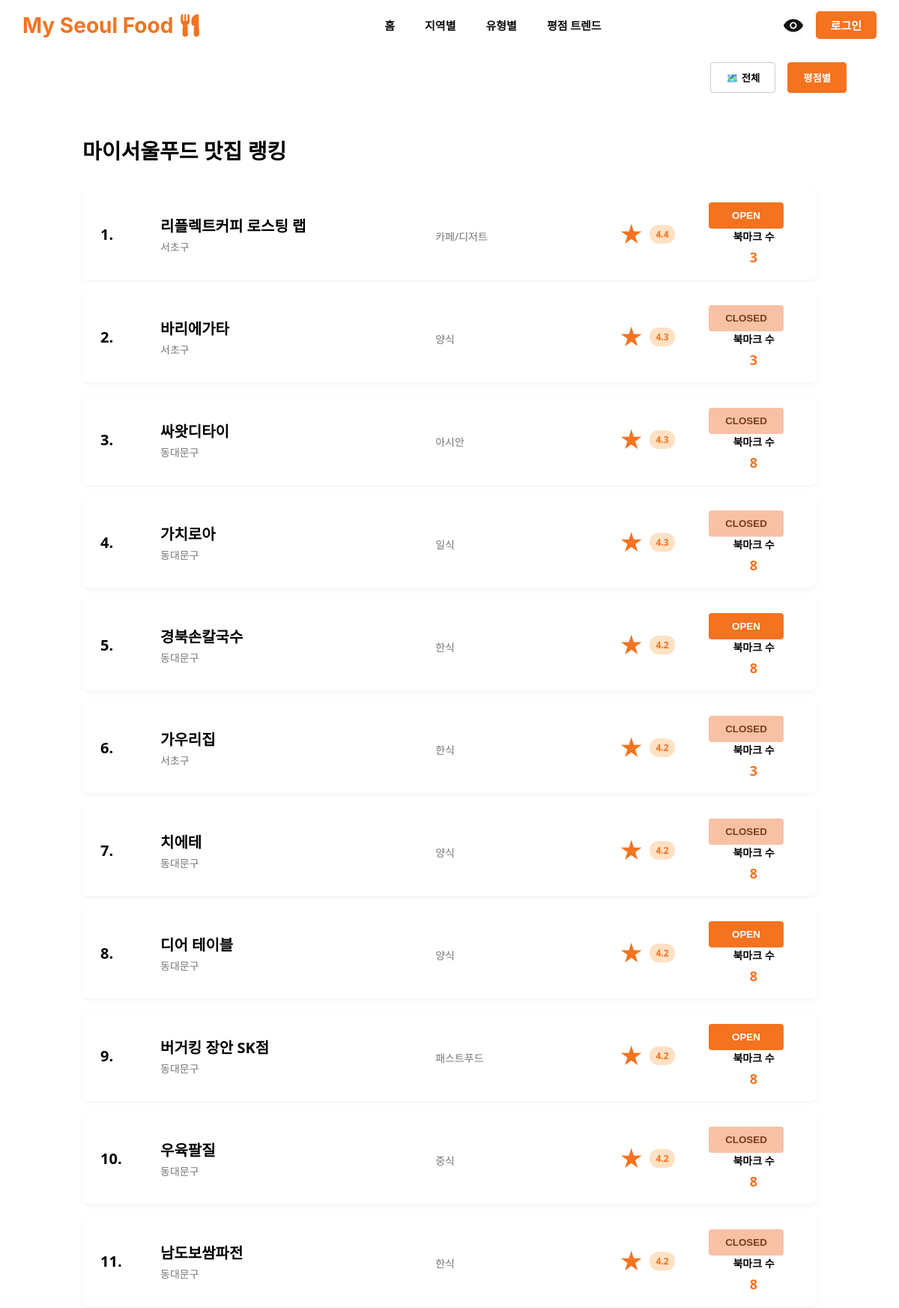
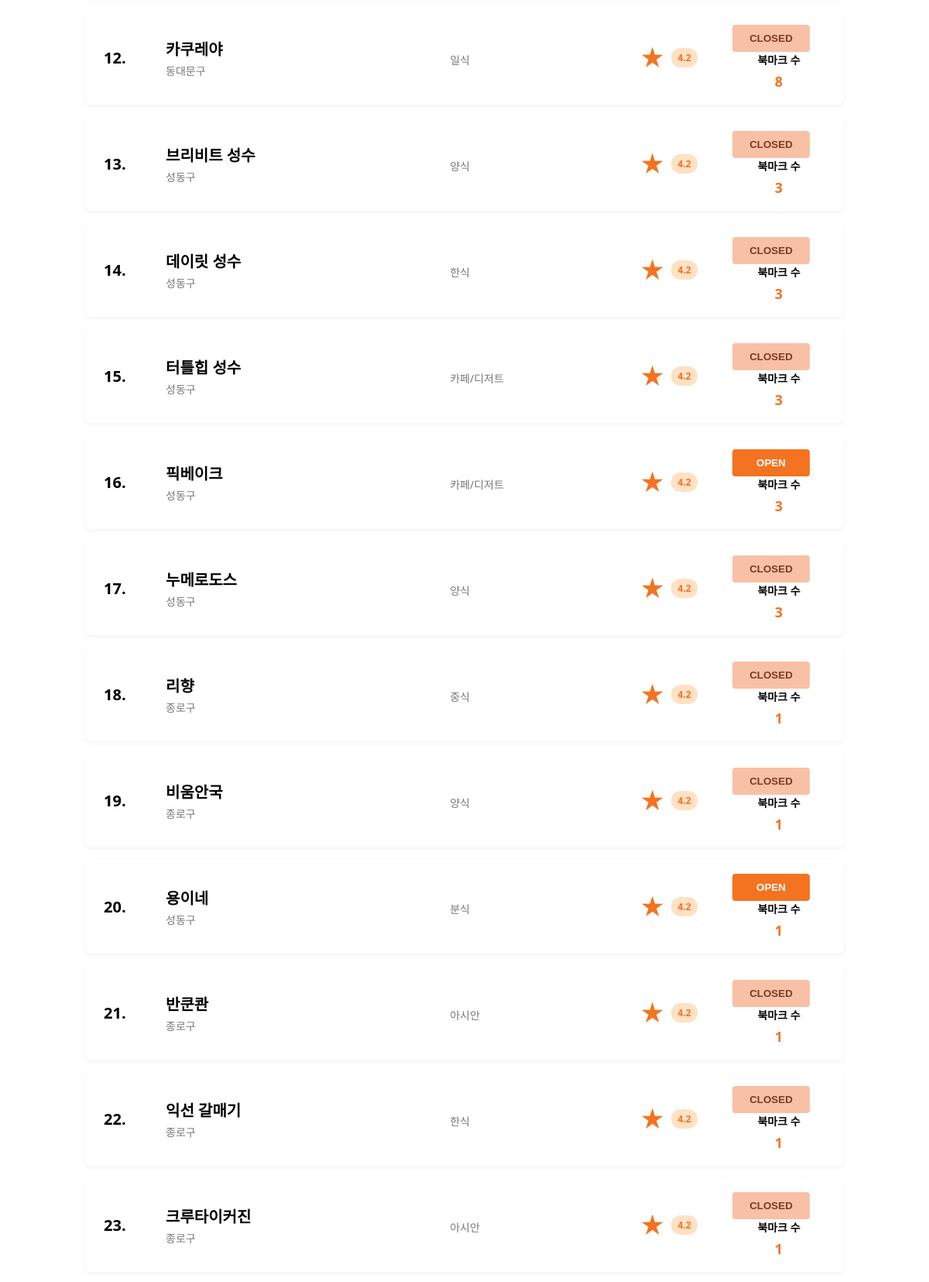
Page /pages/list_restaurants.php (upper part) on the committed database (2 pictures, top to bottom).
### tables this page shows
CREATE TABLE `Restaurant` (
    `restaurant_id` BIGINT NOT NULL AUTO_INCREMENT,
    `name` VARCHAR(255) NOT NULL,
    `description` TEXT NOT NULL,
    `region_id` BIGINT NOT NULL,
    `category_id` BIGINT NOT NULL,
    `open_time` TIME NOT NULL,
    `close_time` TIME NOT NULL,
    `created_at` TIMESTAMP DEFAULT CURRENT_TIMESTAMP,
    `updated_at` TIMESTAMP DEFAULT CURRENT_TIMESTAMP ON UPDATE CURRENT_TIMESTAMP,
    PRIMARY KEY (`restaurant_id`),
    CONSTRAINT `FK_Restaurant_Region` FOREIGN KEY (`region_id`) REFERENCES `Region`(`region_id`),
    CONSTRAINT `FK_Restaurant_Category` FOREIGN KEY (`category_id`) REFERENCES `Category`(`category_id`)
);

### pages/list_restaurants.php (the view, shortened to what this page needs)
<?php
require_once __DIR__ . '/../config.php';
$regionOptions = [
    'all'      => '전체',
    'gangnam'  => '강남구',
    'gwangjin' => '광진구',
    'ddm'      => '동대문구',
    'mapo'     => '마포구',
    'sdm'      => '서대문구',
    'seocho'   => '서초구',
    'seongdong'=> '성동구',
    'songpa'   => '송파구',
    'yongsan'  => '용산구',
    'jongno'   => '종로구',
];
$sortOptions = [
    'rating'   => '평점별',
    'bookmark' => '북마크 수',
];
$currentRegionKey = isset($_GET['region']) ? $_GET['region'] : 'all';
$currentSortKey = isset($_GET['sort']) ? $_GET['sort'] : 'rating';
$phpDay = date('D');
$dayMap = [
    'Mon' => 'MON',
    'Tue' => 'TUE',
    'Wed' => 'WED',
    'Thu' => 'THU',
    'Fri' => 'FRI',
    'Sat' => 'SAT',
    'Sun' => 'SUN',
];
$todayEnum = $dayMap[$phpDay];
if ($currentSortKey === 'bookmark') {
    $orderByForRank = "bookmark_count DESC, avg_rating DESC";
} else {
    $orderByForRank = "avg_rating DESC, bookmark_count DESC";
}
$baseSql= "
    SELECT
        r.restaurant_id,
        r.name,
        rg.region_name,
        c.category_name,
        r.open_time,
        r.close_time,
        IFNULL(AVG((rv.taste + rv.cleanliness + rv.kindness) / 3.0), 0) AS avg_rating,
        COUNT(DISTINCT bm.bookmark_id) AS bookmark_count,
        CASE WHEN cd.closed_days_id IS NOT NULL THEN 1 ELSE 0 END AS is_closed_today
    FROM Restaurant r
    JOIN Region   rg ON r.region_id = rg.region_id
    JOIN Category c  ON r.category_id = c.category_id
    LEFT JOIN Review   rv ON rv.restaurant_id   = r.restaurant_id
    LEFT JOIN Bookmark bm ON bm.restaurant_id   = r.restaurant_id
    LEFT JOIN Closed_Days cd
           ON cd.restaurant_id = r.restaurant_id
          AND cd.day = ?
";
$paramTypes = "s";
$params     = [$todayEnum];
$baseSql .= " GROUP BY r.restaurant_id ";
$finalSql = "
    SELECT
        sub.*,
        RANK() OVER (ORDER BY $orderByForRank) AS ranking
    FROM (
        $baseSql
    ) AS sub
    ORDER BY ranking
    LIMIT 30
";
$stmt = $conn->prepare($finalSql);
if (!empty($params)) {
    $stmt->bind_param($paramTypes, ...$params);
}
if (!$stmt->execute()) {
    die('쿼리 실행 오류: ' . $stmt->error);
}
$result = $stmt->get_result();
$now = date('H:i:s');
?>
<!DOCTYPE html>
<html lang="ko">
<head>
</head>
<body>
<?php include '../components/header.php'; ?>
<div class="page-wrapper">
<div class="filter-bar">
    <div class="dropdown">
        <button class="dropdown-toggle <?php echo $currentRegionKey !== 'all' ? 'active' : ''; ?>">
            🗺️ <?php echo $regionOptions[$currentRegionKey]; ?>
        </button>
    </div>
    <div class="dropdown">
        <button class="dropdown-toggle active">
            <?php echo $sortOptions[$currentSortKey]; ?>
        </button>
    </div>
</div>
<main class="content">
    <div class="page-title">마이서울푸드 맛집 랭킹</div>
    <div class="restaurant-list">
        <?php
        $rank = 1;
        while ($row = $result->fetch_assoc()):
            $isClosedToday = (int)$row['is_closed_today'] === 1;
            $openTime  = $row['open_time'];
            $closeTime = $row['close_time'];
            if ($isClosedToday) {
                $isOpen = false;
            } else {
                if ($openTime < $closeTime) {
                    $isOpen = ($now >= $openTime && $now <= $closeTime);
                } else {
                    $isOpen = ($now >= $openTime || $now <= $closeTime);
                }
            }
            $statusClass = $isOpen ? 'status-open' : 'status-closed';
            $statusText  = $isOpen ? 'OPEN' : 'CLOSED';
            $avgRating     = number_format($row['avg_rating'], 1);
            $bookmarkCount = (int)$row['bookmark_count'];
            $detailUrl = 'view_restaurant.php?id=' . (int)$row['restaurant_id'];
        ?>
        <div class="restaurant-item" onclick="location.href='<?php echo $detailUrl; ?>'">
            <div class="rank-num"><?php echo $rank++; ?>.</div>
            <div>
                <div class="res-name"><?php echo htmlspecialchars($row['name']); ?></div>
                <div class="res-meta">
                    <?php echo htmlspecialchars($row['region_name']); ?>
                </div>
            </div>
            <div>
                <div class="res-meta"><?php echo htmlspecialchars($row['category_name']); ?></div>
            </div>
            <div class="star-wrapper">
                <div class="star-icon">★</div>
                <span class="rating-badge"><?php echo $avgRating; ?></span>
            </div>
            <div>
                <button class="status-btn <?php echo $statusClass; ?>">
                    <?php echo $statusText; ?>
                </button>
                <div class="bookmark-info">
                    <div class="bookmark-label">북마크 수</div>
                    <div class="bookmark-count"><?php echo $bookmarkCount; ?></div>
                </div>
            </div>
        </div>
        <?php endwhile; ?>
    </div>
</main>
</div>
</body>
</html>

### pages/list_restaurants.php (style rules this page uses)
.page-wrapper { max-width: 1200px; margin: 0 auto; padding: 0 30px; }
body { margin: 0; font-family: system-ui, -apple-system, BlinkMacSystemFont, "Segoe UI", sans-serif; background-color: #ffffff; }
.filter-bar { display: flex; justify-content: flex-end; gap: 16px; padding: 16px 40px; }
.dropdown { position: relative; display: inline-block; }
.dropdown-toggle { padding: 10px 20px; border-radius: 4px; border: 1px solid #ccc; background-color: #fff; cursor: pointer; font-weight: 600; display: flex; align-items: center; gap: 8px; }
.dropdown-toggle.active { background-color: #f47320; color: #fff; border-color: #f47320; }
.content { padding: 40px 80px; }
.page-title { font-size: 28px; font-weight: 700; margin-bottom: 32px; }
.restaurant-list { display: flex; flex-direction: column; gap: 16px; }
.restaurant-item { display: grid; grid-template-columns: 80px 1.5fr 1fr 120px 120px; align-items: center; padding: 18px 24px; background-color: #fff; border-radius: 8px; box-shadow: 0 2px 6px rgba(0,0,0,0.05); cursor: pointer; transition: background 0.15s; }
.rank-num { font-size: 20px; font-weight: 700; }
.res-name { font-size: 20px; font-weight: 600; }
.res-meta { font-size: 14px; color: #777; margin-top: 4px; }
.star-wrapper { display: flex; align-items: center; gap: 8px; }
.star-icon { font-size: 32px; color: #f47320; }
.rating-badge { padding: 4px 8px; border-radius: 12px; background-color: #ffe1c4; color: #f47320; font-size: 12px; font-weight: 700; }
.status-btn { width: 100px; text-align: center; padding: 10px 0; border-radius: 4px; font-weight: 700; border: none; cursor: default; }
.status-open { background-color: #f47320; color: #fff; }
.status-closed { background-color: #f8c1a5; color: #7b3b20; }
.bookmark-info { text-align: center; font-size: 14px; }
.bookmark-label { font-weight: 600; }
.bookmark-count { margin-top: 6px; font-size: 18px; color: #f47320; font-weight: 700; }

### rows in the picture
restaurant: name "리플렉트커피 로스팅 랩", region_name "서초구", category_name "카페/디저트", avgRating "4.4", statusText "OPEN", bookmarkCount "3"
restaurant: name "바리에가타", region_name "서초구", category_name "양식", avgRating "4.3", open_time "CLOSED", bookmarkCount "3"
restaurant: name "싸왓디타이", region_name "동대문구", category_name "아시안", avgRating "4.3", open_time "CLOSED", bookmarkCount "8"
restaurant: name "가치로아", region_name "동대문구", category_name "일식", avgRating "4.3", open_time "CLOSED", bookmarkCount "8"
restaurant: name "경북손칼국수", region_name "동대문구", category_name "한식", avgRating "4.2", statusText "OPEN", bookmarkCount "8"
restaurant: name "가우리집", region_name "서초구", category_name "한식", avgRating "4.2", open_time "CLOSED", bookmarkCount "3"
restaurant: name "치에테", region_name "동대문구", category_name "양식", avgRating "4.2", open_time "CLOSED", bookmarkCount "8"
restaurant: name "디어 테이블", region_name "동대문구", category_name "양식", avgRating "4.2", statusText "OPEN", bookmarkCount "8"
restaurant: name "버거킹 장안 SK점", region_name "동대문구", category_name "패스트푸드", avgRating "4.2", statusText "OPEN", bookmarkCount "8"
restaurant: name "우육팔질", region_name "동대문구", category_name "중식", avgRating "4.2", open_time "CLOSED", bookmarkCount "8"
restaurant: name "남도보쌈파전", region_name "동대문구", category_name "한식", avgRating "4.2", open_time "CLOSED", bookmarkCount "8"
restaurant: name "카쿠레야", region_name "동대문구", category_name "일식", avgRating "4.2", open_time "CLOSED", bookmarkCount "8"
restaurant: name "브리비트 성수", region_name "성동구", category_name "양식", avgRating "4.2", open_time "CLOSED", bookmarkCount "3"
restaurant: name "데이릿 성수", region_name "성동구", category_name "한식", avgRating "4.2", open_time "CLOSED", bookmarkCount "3"
restaurant: name "터틀힙 성수", region_name "성동구", category_name "카페/디저트", avgRating "4.2", open_time "CLOSED", bookmarkCount "3"
restaurant: name "픽베이크", region_name "성동구", category_name "카페/디저트", avgRating "4.2", statusText "OPEN", bookmarkCount "3"
restaurant: name "누메로도스", region_name "성동구", category_name "양식", avgRating "4.2", open_time "CLOSED", bookmarkCount "3"
restaurant: name "리향", region_name "종로구", category_name "중식", avgRating "4.2", open_time "CLOSED", bookmarkCount "1"
restaurant: name "비움안국", region_name "종로구", category_name "양식", avgRating "4.2", open_time "CLOSED", bookmarkCount "1"
restaurant: name "용이네", region_name "성동구", category_name "분식", avgRating "4.2", statusText "OPEN", bookmarkCount "1"
restaurant: name "반쿤콴", region_name "종로구", category_name "아시안", avgRating "4.2", open_time "CLOSED", bookmarkCount "1"
restaurant: name "익선 갈매기", region_name "종로구", category_name "한식", avgRating "4.2", open_time "CLOSED", bookmarkCount "1"
restaurant: name "크루타이커진", region_name "종로구", category_name "아시안", avgRating "4.2", open_time "CLOSED", bookmarkCount "1"

### other values in the picture
$regionOptions[$currentRegionKey] "전체"
$sortOptions[$currentSortKey] "평점별"
